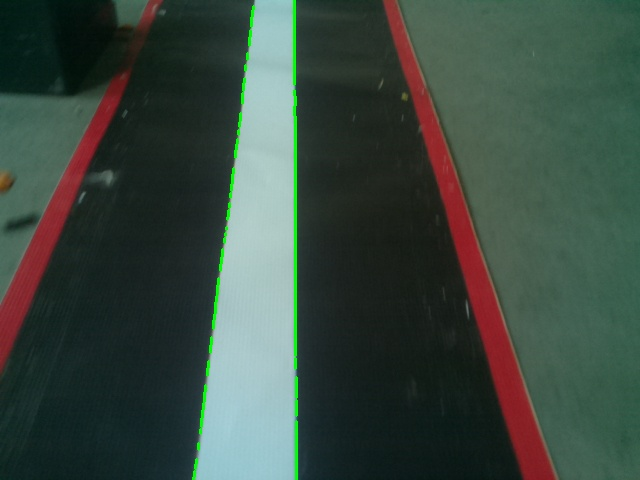
#> input picture with_process1.jpg, 640 x 480 px, given in place of the camera
$ python Final_img_proc.py
#> lines starting #> are read from the running program, lines starting #| are printed output that depends on the picture; after the words box and inside, x2 and y2 are one past the last pixel; in counts of white or black regions, pixels touching at a corner belong together; long printed decimals are rounded
#!/usr/bin/python

import io
import os
import subprocess
import cv2
import numpy as np
import sys
import math
#from matplotlib import pyplot as plt
#from collections import counter
from multiprocessing.dummy import Pool as ThreadPool

#Global parameters

#Threshold for canny
low_threshold = 50
high_threshold = 150

#Gaussian Smoothing
kernel_size = 3

#Minimum number of pixels making up a line
min_line_length = 10
#Maximum gap(distance) between pixels to make connectable line segments
max_line_gap = 15

#The grey image is used for most of the calculations and isn't displayed
WINDOW_GRAY_IMAGE = 'gray image'
#This image window is displayed on screen with overlays showing the line tracking
WINDOW_DISPLAY_IMAGE = 'display image'

#Trackbar contols so you can refine how the pixel search works
CONTROL_SCAN_RADIUS = 'Scan Radius'
CONTROL_NUMBER_OF_CIRCLES = 'Number of scans'
CONTROL_LINE_WIDTH = 'Line Width'

#Setting Resolution of the camera. Larger images allow more details but take more resource to process.
#Valid Resolutions are 160x120 320x240 640x480 and so on
RESOLUTION_X = 640
RESOLUTION_Y = 480

#Setting Scan radius.We start scanning and start looking our line from here
SCAN_RADIUS = RESOLUTION_X/4
#Scan height is the height (in pixels) from the bottom of our image frame from where we start scanning for line.
SCAN_HEIGHT = RESOLUTION_Y - 10
#This is our centre.We assume that we want to try and track the line in relation to this point.
SCAN_POS_X = RESOLUTION_X/2
#This is the radius that we scan from the last known point for each of the circles
SCAN_RADIUS_REG = 90
#The number of iterations we scan to allow us to look ahead and give us more time to make better choices
NUMBER_OF_CIRCLES = 0


def scanLine(image, display_image, point, radius):
    try:
        x = point[0];
        y = point[1];
        scan_start = 0
        scan_end = 640
        row = image[y]
        data = np.empty(640)
        data[:] = row[scan_start:scan_end]
        #print(data)

        #Drawing a line where we are reading the data
        cv2.line(display_image, (scan_start, y), (scan_end, y), (255, 0, 0), 2)
        cv2.circle(display_image, (scan_start, y), 5, (255, 0, 0), -1, 8, 0)
        cv2.circle(display_image, (scan_end, y), 5, (255, 0, 0), -1, 8, 0)
        return data;
    except IndexError:
        print ("Something went wrong while scanning the line \n")
        print ("Look in scanLine function \n");

def coordinateFromPoint(origin, angle, radius):
    try:
        xo = origin[0]
        yo = origin[1]
        #Work out the co-ordinate for the pixel on the circumference of the circle
        x = xo - radius * math.cos(math.radians(angle))
        y = yo + radius * math.sin(math.radians(angle))

        #We only want whole numbers
        x = int(round(x))
        y = int(round(y))
        return(x, y);
    except (ArithmeticError, IndexError, ValueError, TypeError):
        print ("Something went wrong in coordinateFromPoint function");


def scanCircle(image, display_image, point, radius, look_angle):
    try:
        x = point[0]
        y = point[1]
        scan_start = x - radius
        scan_end = x + radius
        endpoint_left = coordinateFromPoint(point, look_angle -90, radius)
        endpoint_right = coordinateFromPoint(point, look_angle +90, radius)
        #Draw a circle to indicate where we start and end scanning
        cv2.circle(display_image, (endpoint_left[0], endpoint_left[1]), 5, (255, 100, 100), -1, 8, 0)
        cv2.circle(display_image, (endpoint_right[0], endpoint_left[1]), 5, (100, 255, 100), -1, 8, 0)
        cv2.line(display_image, (endpoint_left[0], endpoint_left[1]), (endpoint_right[0], endpoint_right[1]), (255, 0, 0), 1)
        cv2.circle(display_image, (x, y), radius, (100, 100, 100), 1, 8, 0)

        #We will only scan half the circumference(semi circle)
        data = np.zeros(shape=(180, 3))

        #Getting the co-ordinates and value for every degree in the semi-circle
        startAngle = look_angle - 90
        returnVal = True
        for i in range(0, 180, 1):
            current_angle = startAngle + i
            scan_point = coordinateFromPoint(point, current_angle, radius)
            if inImageBounds(image, scan_point[0], scan_point[1]):
                imageValue = image[scan_point[1]][scan_point[0]]
                data[i] = [imageValue, scan_point[0], scan_point[1]]
            else:
                returnVal = False
                break;
        return returnVal, data;
    except (IndexError, ArithmeticError, ValueError, TypeError):
        print ("Something went wrong in scanCircle function")


def findInCircle(display_image, scan_data, gray_image):
    try:
        # left and right should be the boundry values. first element will be the image value second element will be the index$
        max = np.amax(scan_data[:][:,0])
        mean = np.array([])
        a = 1
        scan_data = scan_data.astype(int)

        where=np.where(scan_data[:,0]==max)
        image_value= scan_data[:,0]
        x=scan_data[:,1]
        y=scan_data[:,2]

        if max==255 and len(where[0])>=2 :
            for i in range(0,len(where[0])-1):
                if(where[0][i+1]-where[0][i]) > 5 :
                    data=image_value[where[0][i]:where[0][i+1]].copy()
                    mean=np.append(mean,data.mean())
                else :
                    mean=np.append(mean,0);
            if np.max(mean)>0:
                m=np.argmax(mean)
                a = 0
                location= int(round(where[0][m]/2+where[0][m+1]/2))
                position=[x[location],y[location]]
        if a:
            diff_data= np.diff(image_value)
            print ("no canny")
            location=int(round(diff_data.argmax()/2+diff_data.argmin()/2))
            position=[x[location],y[location]]
        return position;
    except (IndexError, ArithmeticError, ValueError, TypeError):
        print ("Something went wrong in findInCircle function");


def inImageBounds(image, x, y):
    try:
        return x>=0 and y>=0 and y<len(image) and x<len(image[y])
    except (IndexError, TypeError):
        print ("Something went wrong in inImageBounds function")

def findLine(display_image, gray_image, scan_data, x, y, radius):
    try:
        max=np.amax(scan_data)
        mean= np.array([])
        a=1

        where=np.where(scan_data==max)
        if max==255 and len(where[0])>=2 :
            for i in range(0,len(where[0])-1):
                if (where[0][i+1]-where[0][i]) > 5:
                    rect = gray_image[SCAN_HEIGHT-50:SCAN_HEIGHT,where[0][i]:where[0][i+1]].copy()
                    cv2.circle(display_image, (where[0][i], 470), 2, (255, 255, 255), 2, 8, 0)
                    mean=np.append(mean,rect.mean())
                else:
                    mean=np.append(mean,0)
            if np.max(mean)>0:
                m=np.argmax(mean)
                a=0
                x=int(round(where[0][m]/2+where[0][m+1]/2))
        if a:
            diff_data= np.diff(scan_data)
            print ("no canny")
            x=int(round(diff_data.argmax()/2+diff_data.argmin()/2))
        return ( x, y);
    except (IndexError, TypeError, ValueError, ArithmeticError):
        print("Something went wrong in findLine function")


def lineAngle(point1, point2):
    try:
        angle = round(math.atan2((point2[1] - point1[1]), -(point2[0] - point1[0]))*180/math.pi)
        return angle;
    except (IndexError, ArithmeticError, ValueError):
        print("Something went wrong in lineAngle function")

# [5 lines left out: function point_angle, not called in this run]


def lineLength(point1, point2):
    try:
        dx = point1[0] - point2[0]
        dy = point1[1] - point2[1]
        return int(round(math.sqrt(dx*dx + dy*dy)));
    except (IndexError, ValueError, TypeError, ArithmeticError):
        print("Something went wrong in lineLength function")

# [45 lines left out: functions onScanRadiusChange, onCircleScanChange, onLineWidthChange, hough_lines, not called in this run]


def main():

    #Creating in-memory stream
    stream = io.BytesIO()
    #Create a window
    cv2.namedWindow(WINDOW_DISPLAY_IMAGE)
    #position the window
    cv2.moveWindow(WINDOW_DISPLAY_IMAGE, 0, 35)
    # Add some controls to the window
    cv2.createTrackbar(CONTROL_SCAN_RADIUS, WINDOW_DISPLAY_IMAGE, 5, 100, onScanRadiusChange)
    cv2.setTrackbarPos(CONTROL_SCAN_RADIUS, WINDOW_DISPLAY_IMAGE, SCAN_RADIUS_REG)
    cv2.createTrackbar(CONTROL_NUMBER_OF_CIRCLES, WINDOW_DISPLAY_IMAGE, 0, 7, onCircleScanChange)
    cv2.setTrackbarPos(CONTROL_NUMBER_OF_CIRCLES, WINDOW_DISPLAY_IMAGE, NUMBER_OF_CIRCLES)
    cv2.createTrackbar(CONTROL_LINE_WIDTH, WINDOW_DISPLAY_IMAGE, 0, RESOLUTION_X, onLineWidthChange)
    cv2.setTrackbarPos(CONTROL_LINE_WIDTH, WINDOW_DISPLAY_IMAGE, SCAN_RADIUS *2)

    returnString = """ Press Esc to end the program Using camera resolution: {}x{} Centre point: {}:{} Scan radius: {} Number of search itterations: {} Baseline Width: {} """.format(RESOLUTION_X, RESOLUTION_Y, SCAN_POS_X, SCAN_HEIGHT, SCAN_RADIUS_REG, NUMBER_OF_CIRCLES, SCAN_RADIUS *2)
    print(returnString)

    #Capturing Video
    cap = cv2.VideoCapture(0)

    #Start infinite loop
    while True:
        try:
            # Get the tick count so we can keep track of performance
            e1 = cv2.getTickCount()

            ret,image = cap.read()
#> image is the input picture: shape (480, 640, 3); mean B, G, R 64.9, 73.7, 58.7
            if (ret== False):
                cap = cv2.VideoCapture(0)
                print("Error opening video stream or file")
                continue
            data = np.asarray( image, dtype="int32" )
            #cv2.imshow('image',image)
            gray_image = cv2.cvtColor(image, cv2.COLOR_RGB2GRAY)
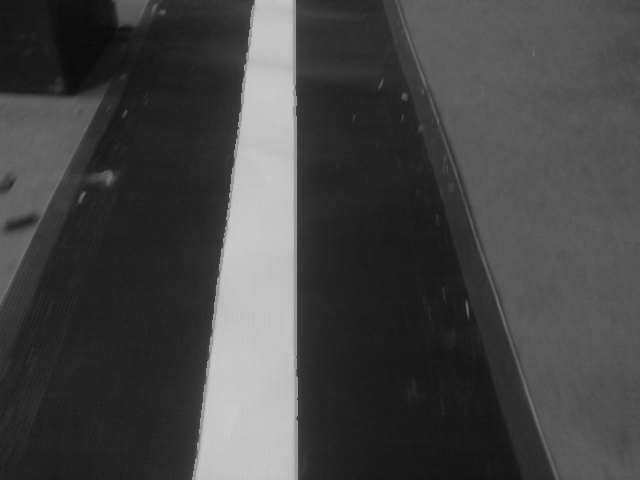
#> gray_image: shape (480, 640); min 10, max 206, mean 69.3

            #blurr_image=cv2.GaussianBlur(gray_black_image, (kernel_size, kernel_size), 0)
            #cv2.imshow('blurr',blurr_image)
            canny_image=cv2.Canny(gray_image, low_threshold, high_threshold)
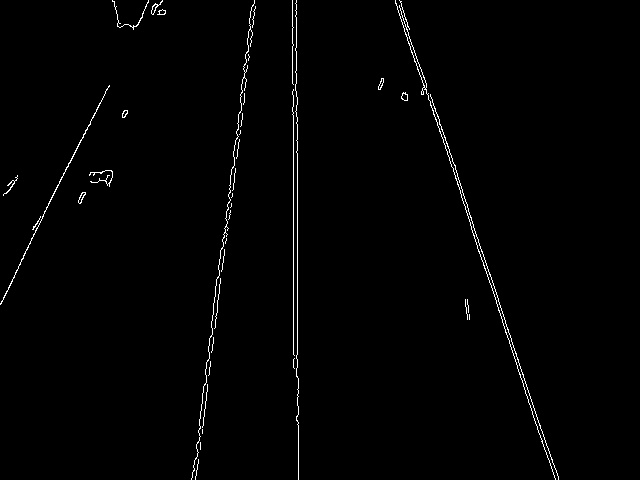
#> canny_image: shape (480, 640); 1.1% white in thin lines or dots, all inside (x1, y1, x2, y2) = (0, 0, 559, 480)
            gray_canny=cv2.addWeighted(canny_image,1,gray_image,1,0)
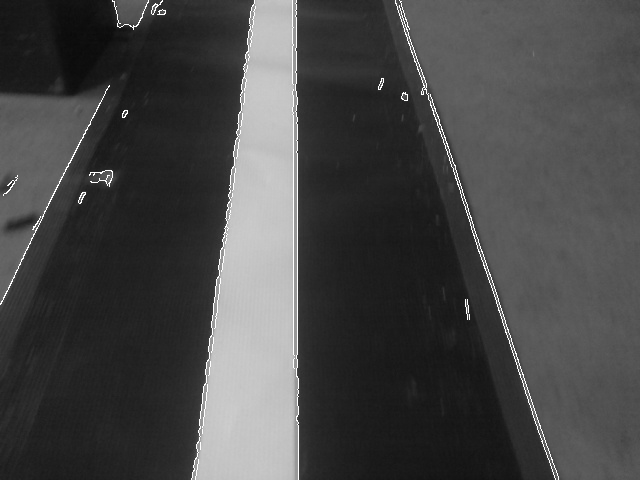
#> gray_canny: shape (480, 640); min 10, max 255, mean 71.1
            hough_image=gray_canny
            cv2.imshow('canny',hough_image)
            display_image = cv2.copyMakeBorder(image, 0, 0, 0, 0, cv2.BORDER_REPLICATE)
            center_point = (SCAN_POS_X, SCAN_HEIGHT)
            # Scan a horizontal line based on the centre point We could just use this data to work out how far off centre we are and steer
            # accordingly. Get a data array of all the falues along that line scan_data is an array containing:
            #   - pixel value
            scan_data = scanLine(hough_image, display_image, center_point, SCAN_RADIUS)
#> in scanLine, `row = image[y]`: row = 640 values, max 255 at index 193, min 20 at index 458, mean 67.61
#> in scanLine, `cv2.line(display_image, (scan_start, y), (scan_end, y), (255, 0, 0), 2)`:
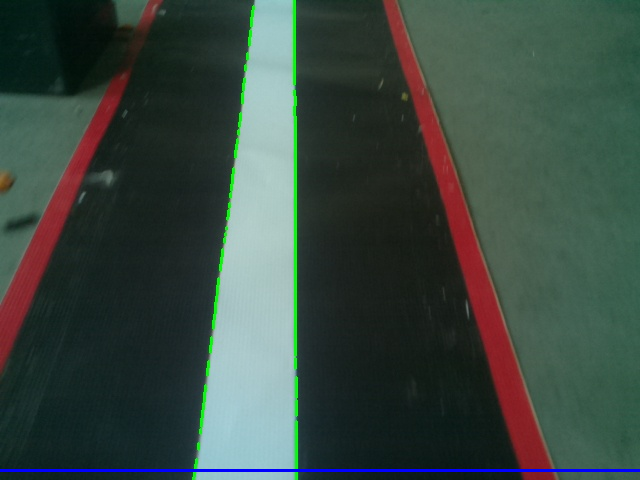
#> display_image: shape (480, 640, 3); 0.62% of pixels changed, all inside (x1, y1, x2, y2) = (0, 469, 640, 472)
#> in scanLine, `cv2.circle(display_image, (scan_start, y), 5, (255, 0, 0), -1, 8, 0)`: display_image: shape (480, 640, 3); 0.01% of pixels changed, all inside (x1, y1, x2, y2) = (0, 465, 5, 476)
#> in scanLine, `cv2.circle(display_image, (scan_end, y), 5, (255, 0, 0), -1, 8, 0)`: display_image: shape (480, 640, 3); mean B, G, R 66.1, 73.2, 58.3
#> scan_data has the same summary as row in scanLine
            # The center point we believe the line we are following intersects with our scan line.
            point_on_line = findLine(display_image,gray_image, scan_data ,SCAN_POS_X, SCAN_HEIGHT, SCAN_RADIUS)
#> in findLine, `max=np.amax(scan_data)`: max = 255
#> in findLine, `where=np.where(scan_data==max)`: where = ([193, 194, 196, 298, 552, 556],)
#> the loop in findLine, `for i in range(0,len(where[0])-1):` made 5 passes
#> mean on passes 1 to 5: [0], [0, 0], [0, 0, 190.7], [0, 0, 190.7, 32.56], [0, 0, 190.7, 32.56, 0]
#> pass 3, in findLine, `rect = gray_image[SCAN_HEIGHT-50:SCAN_HEIGHT,where[0][i]:where[0][i+1]..`:
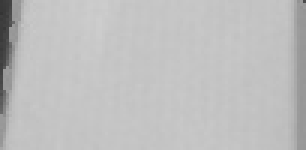
#> rect: shape (50, 102) (shown 3 times larger); min 52, max 205, mean 190.7
#> after the loop in findLine, `for i in range(0,len(where[0])-1):`: display_image: shape (480, 640, 3); mean B, G, R 66.1, 73.3, 58.4
#> in findLine, `m=np.argmax(mean)`: m = 2
#> in findLine, `x=int(round(where[0][m]/2+where[0][m+1]/2))`: x = 247
#> point_on_line = (247, 470)

            # Start scanning the arcs This allows us to look ahead further ahead at the line and work out an angle to steer From the intersection
            # point of the line, scan in an arc to find the line The scan data contains an array
            #   - pixel value - x co-ordinate - y co-ordinate

            returnVal, scan_data = scanCircle(hough_image, display_image, point_on_line, SCAN_RADIUS_REG, -90)
#> in scanCircle, `x = point[0]`: x = 247
#> in scanCircle, `y = point[1]`: y = 470
#> in scanCircle, `scan_start = x - radius`: scan_start = 157
#> in scanCircle, `scan_end = x + radius`: scan_end = 337
#> in coordinateFromPoint, `xo = origin[0]`: xo = 247
#> in coordinateFromPoint, `yo = origin[1]`: yo = 470
#> in coordinateFromPoint, `x = xo - radius * math.cos(math.radians(angle))`: x = 337
#> in coordinateFromPoint, `y = yo + radius * math.sin(math.radians(angle))`: y = 470
#> in scanCircle, `endpoint_left = coordinateFromPoint(point, look_angle -90, radius)`: endpoint_left = (337, 470)
#> in scanCircle, `endpoint_right = coordinateFromPoint(point, look_angle +90, radius)`: endpoint_right = (157, 470)
#> in scanCircle, `cv2.circle(display_image, (endpoint_left[0], endpoint_left[1]), 5, (25..`: display_image: shape (480, 640, 3); mean B, G, R 66.2, 73.3, 58.4
#> in scanCircle, `cv2.circle(display_image, (endpoint_right[0], endpoint_left[1]), 5, (1..`: display_image: shape (480, 640, 3); mean B, G, R 66.2, 73.4, 58.4
#> in scanCircle, `cv2.line(display_image, (endpoint_left[0], endpoint_left[1]), (endpoin..`: display_image: shape (480, 640, 3); mean B, G, R 66.2, 73.3, 58.4
#> in scanCircle, `cv2.circle(display_image, (x, y), radius, (100, 100, 100), 1, 8, 0)`:
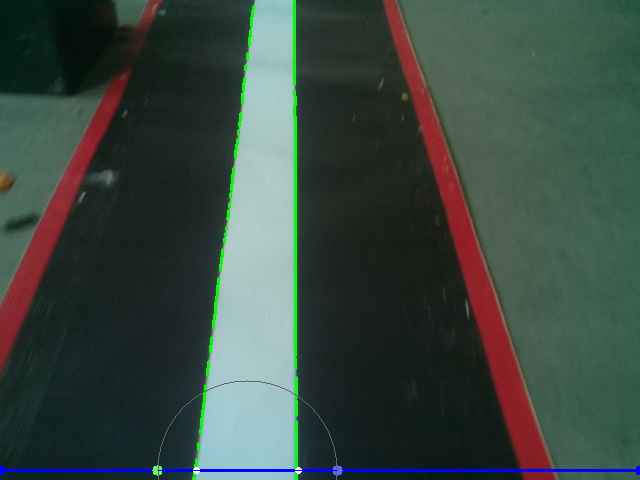
#> display_image: shape (480, 640, 3); mean B, G, R 66.2, 73.3, 58.5
#> the loop in scanCircle, `for i in range(0, 180, 1):` made 180 passes
#> (x in coordinateFromPoint, y in coordinateFromPoint, imageValue) on passes 1 to 12: (337, 470, 31), (337, 468, 33), (337, 467, 33), (337, 465, 32), (337, 464, 32), (337, 462, 32), (337, 461, 32), (336, 459, 31), (336, 457, 32), (336, 456, 33), (336, 454, 33), (335, 453, 33)
#> imageValue on passes 61 to 66: 186, 190, 189, 190, 191, 191
#> after the loop in scanCircle, `for i in range(0, 180, 1):`: data = 180 rows, first 8: [31, 337, 470], [33, 337, 468], [33, 337, 467], [32, 337, 465], [32, 337, 464], [32, 337, 462], [32, 337, 461], [31, 336, 459]
#> returnVal = True; scan_data has the same summary as data in scanCircle
            previous_point = point_on_line
#> previous_point = (247, 470)
            # in the same way ads the findLine, go through the data, find the mid point and return the co-ordinates.
            last_point = findInCircle(display_image, scan_data,hough_image)
#> in findInCircle, `max = np.amax(scan_data[:][:,0])`: max = 255
#> in findInCircle, `scan_data = scan_data.astype(int)`: scan_data has the same summary as data in scanCircle
#> in findInCircle, `where=np.where(scan_data[:,0]==max)`: where = ([56, 119],)
#> in findInCircle, `image_value= scan_data[:,0]`: image_value = 180 values, max 255 at index 56, min 31 at index 0, mean 95.36
#> in findInCircle, `x=scan_data[:,1]`: x = 180 values, max 337 at index 0, min 157 at index 174, mean 247.5
#> in findInCircle, `y=scan_data[:,2]`: y = 180 values, max 470 at index 0, min 380 at index 84, mean 412.7
#> the loop in findInCircle, `for i in range(0,len(where[0])-1):` made 1 pass
#> mean on pass 1: [193.6]
#> in findInCircle, `m=np.argmax(mean)`: m = 0
#> in findInCircle, `location= int(round(where[0][m]/2+where[0][m+1]/2))`: location = 88
#> in findInCircle, `position=[x[location],y[location]]`: position = [250, 380]
#> last_point = [250, 380]
            cv2.line(display_image, (previous_point[0], previous_point[1]), (last_point[0], last_point[1]), (255, 255, 255), 1)
#> display_image: shape (480, 640, 3); 0.03% of pixels changed, all inside (x1, y1, x2, y2) = (247, 380, 251, 471)
            actual_number_of_circles = 0
            for scan_count in range(0, NUMBER_OF_CIRCLES):
                returnVal, scan_data = scanCircle(hough_image, display_image, last_point, SCAN_RADIUS_REG, lineAngle(previous_point, last_point))
                # Only work out the next itteration if our point is within the bounds of the image
                if returnVal == True:
                    actual_number_of_circles += 1
                    previous_point = last_point
                    last_point = findInCircle(display_image, scan_data,hough_image)
                    cv2.line(display_image, (previous_point[0], previous_point[1]), (last_point[0], last_point[1]), (255, 255, 255), 1)
                else:
                    break;
#> after the loop, actual_number_of_circles = 0

            # Draw a line from the centre point to the end point where we last found the line we are following
            cv2.line(display_image, (center_point[0], center_point[1]), (last_point[0], last_point[1]), (0, 0, 255), 1)
#> display_image: shape (480, 640, 3); mean B, G, R 66.1, 73.3, 58.5

            # Display the image
            cv2.imshow(WINDOW_DISPLAY_IMAGE, display_image)

            # This is the maximum distance the end point of our search for a line can be from the centre point.
            line_scan_length = SCAN_RADIUS_REG * (actual_number_of_circles + 1)
#> line_scan_length = 90
            # This is the measured line length from the centre point
            line_length_from_center = lineLength(center_point, last_point)
#> in lineLength, `dx = point1[0] - point2[0]`: dx = 70
#> in lineLength, `dy = point1[1] - point2[1]`: dy = 90
#> line_length_from_center = 114
            center_y_distance = center_point[1] - last_point[1]
#> center_y_distance = 90
            center_x_distance = center_point[0] - last_point[0]
#> center_x_distance = 70
            # Stop counting all work is done at this point and calculate how we are doing.
            e2 = cv2.getTickCount()

        except (AttributeError, TypeError, ValueError, ImportError, NameError):
            print("Something went wrong in main function")

        try:

            #I2C communication
            returnString = "fps {} - bearing {} - x:{} y:{} look distance:{} distance from origin:{}".format(1000/ ((e2 -e1)/cv2.getTickFrequency() *1000),lineAngle(center_point, last_point) *-1 -90,center_x_distance,center_y_distance,line_scan_length,line_length_from_center)
#> in lineAngle, `angle = round(math.atan2((point2[1] - point1[1]), -(point2[0] - point1..`: angle = -52
            bearing = int (lineAngle(center_point, last_point) *-1 -90)
#> bearing = -38
            print(returnString)
#| fps 2.016 - bearing -38 - x:70.0 y:90 look distance:90 distance from origin:114
            print("center={} error={}",center_point[0],center_x_distance)
#| center={} error={} 320.0 70.0
            send_string=[center_x_distance,bearing]
#> send_string = [70, -38]
            send=str(send_string).strip('[]')
#> send = '70.0, -38'
            send+=','
#> send = '70.0, -38,'
            print (send)
#| 70.0, -38,
            data=send
#> data = '70.0, -38,'

            data_list = list(data)
#> data_list = ['7', '0', '.', '0', ',', ' ', '-', '3', '8', ',']
            for i in data_list:
                #Sends to the Slave
                writeNumber(int(ord(i)))
#> this loop made 1 pass; (key Esc is pressed on pass 1)
#> i on pass 1: '7'
#| Something went wrong in I2C communication
#| Closing Program
#| All the windows should be closed

        except (TypeError, ValueError, IndexError, NameError):

            print("Something went wrong in I2C communication")

        # Wait for ESC to end program
        c = cv2.waitKey(7) % 0x100
        if c == 27:
            break
    print("Closing Program")
    cv2.destroyAllWindows()
    print("All the windows should be closed")
    return;

if __name__ == "__main__":
    main()


#END OF PROGRAM.
